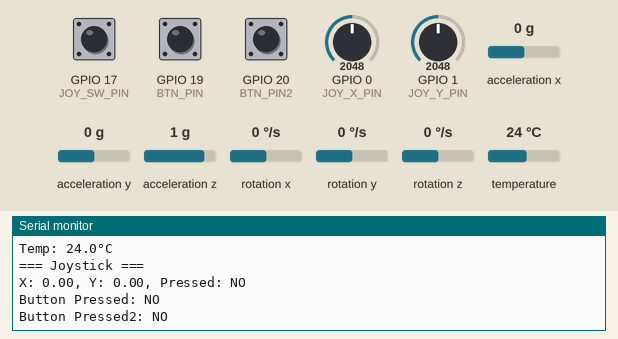
The sketch below on a simulated ESP32. On the bench: the last lines printed to the serial monitor. The test bench sets the inputs (shaded band); at power-on: GPIO 17 (JOY_SW_PIN) HIGH, GPIO 19 (BTN_PIN) HIGH, acceleration x 0 g, GPIO 0 (JOY_X_PIN) = 2048, GPIO 1 (JOY_Y_PIN) = 2048, GPIO 20 (BTN_PIN2) HIGH, acceleration y 0 g, acceleration z 1 g, rotation x 0 °/s, rotation y 0 °/s, rotation z 0 °/s, temperature 24 °C.

Above: at 1.2 s.
1.3 s: GPIO 17 (JOY_SW_PIN) pulled LOW for 0.25 s
3.0 s: GPIO 19 (BTN_PIN) pulled LOW for 0.25 s
4.7 s: acceleration x set to -1.4 g
6.2 s: GPIO 0 (JOY_X_PIN) set to 2866
At 6.56 s:
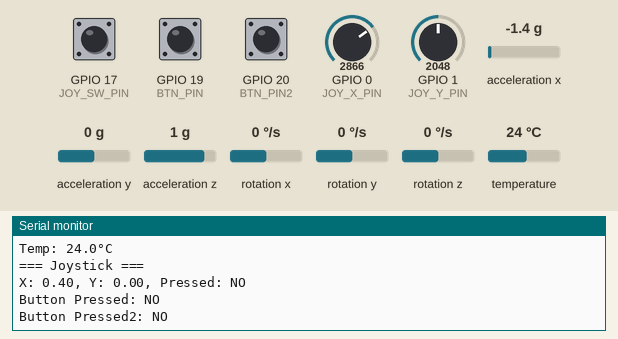
7.7 s: GPIO 1 (JOY_Y_PIN) set to 2866
At 8.06 s:
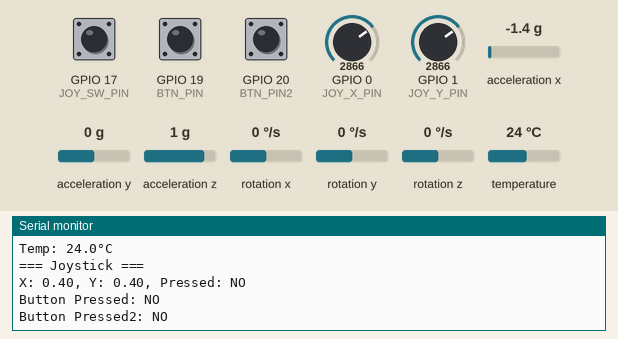
9.2 s: GPIO 20 (BTN_PIN2) pulled LOW for 0.25 s
At 9.55 s:
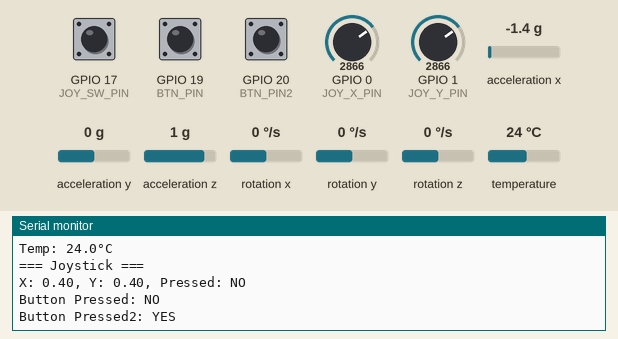

Measured:
- after the input at 6.2 s, the serial monitor: prints a new line after 0.20 s (image 1)
- after the input at 7.7 s, the serial monitor: prints a new line after 0.20 s (image 2)
- after the input at 9.2 s, the serial monitor: prints a new line after 0.19 s (image 3)

The sketch:

MPU6050_Controller.ino
```cpp
#include <Wire.h>
#include <Adafruit_MPU6050.h>
#include <Adafruit_Sensor.h>

// MPU6050
Adafruit_MPU6050 mpu;

// Joystick pins
#define JOY_X_PIN 0
#define JOY_Y_PIN 1
#define JOY_SW_PIN 17

// External button
#define BTN_PIN 19
#define BTN_PIN2 20

void setup() {
  Serial.begin(115200);
  Serial.println(F("Initialize System"));

  if (!mpu.begin(0x68)) {
    Serial.println("MPU6050 not found");
    while (1) delay(10);
  }

  mpu.setAccelerometerRange(MPU6050_RANGE_16_G);
  mpu.setGyroRange(MPU6050_RANGE_250_DEG);
  mpu.setFilterBandwidth(MPU6050_BAND_21_HZ);

  pinMode(JOY_SW_PIN, INPUT_PULLUP);
  pinMode(BTN_PIN, INPUT_PULLUP);
  pinMode(BTN_PIN2, INPUT_PULLUP);
}

void loop() {
  // MPU6050
  sensors_event_t a, g, temp;
  mpu.getEvent(&a, &g, &temp);

  Serial.println("=== MPU6050 ===");
  Serial.printf("Acc X: %.2fg, Y: %.2fg, Z: %.2fg\n", a.acceleration.x / 9.81, a.acceleration.y / 9.81, a.acceleration.z / 9.81);
  Serial.printf("Gyro X: %.1f°/s, Y: %.1f°/s, Z: %.1f°/s\n", g.gyro.x * 180 / PI, g.gyro.y * 180 / PI, g.gyro.z * 180 / PI);
  Serial.printf("Temp: %.1f°C\n", temp.temperature);

  // Joystick
  int joyX = analogRead(JOY_X_PIN);
  int joyY = analogRead(JOY_Y_PIN);
  bool joyPressed = digitalRead(JOY_SW_PIN) == LOW;

  float joyX_norm = (joyX - 2048) / 2048.0;
  float joyY_norm = (joyY - 2048) / 2048.0;

  Serial.println("=== Joystick ===");
  Serial.printf("X: %.2f, Y: %.2f, Pressed: %s\n", joyX_norm, joyY_norm, joyPressed ? "YES" : "NO");

  // Button
  bool btnPressed = digitalRead(BTN_PIN) == LOW;
  Serial.printf("Button Pressed: %s\n", btnPressed ? "YES" : "NO");
  bool btnPressed2 = digitalRead(BTN_PIN2) == LOW;
  Serial.printf("Button Pressed2: %s\n", btnPressed2 ? "YES" : "NO");

  delay(200);
}
```
